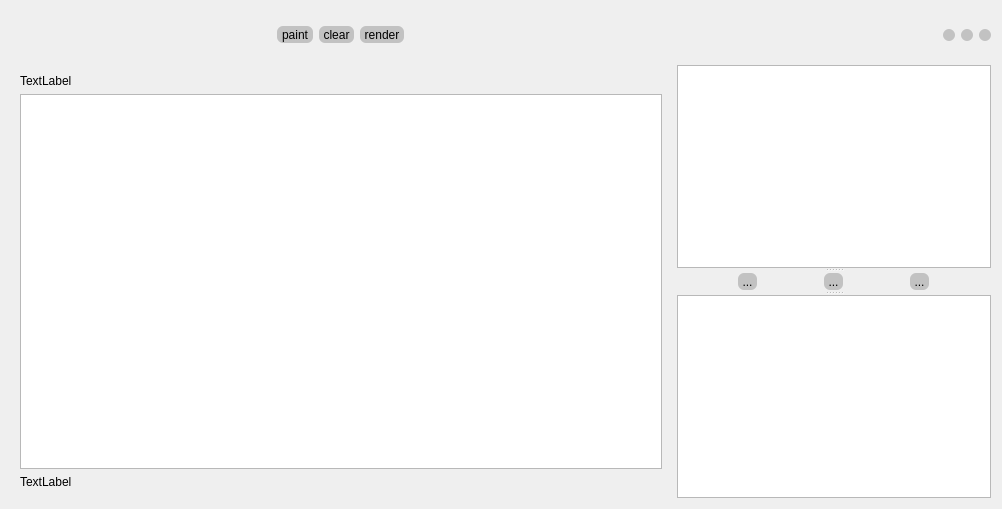
<?xml version="1.0" encoding="UTF-8"?>
<ui version="4.0">
 <class>Dialog</class>
 <widget class="QDialog" name="Dialog">
  <property name="geometry">
   <rect>
    <x>0</x>
    <y>0</y>
    <width>1002</width>
    <height>509</height>
   </rect>
  </property>
  <property name="windowTitle">
   <string>Dialog</string>
  </property>
  <property name="styleSheet">
   <string notr="true">QToolButton{background-color:#c2c2c2;border-radius:6px}
QToolButton:hover {background-color:#cb4042;border-radius:6px;}
QToolButton:pressed {background-color:#ab3b3a;border-radius:6px;}</string>
  </property>
  <layout class="QGridLayout" name="gridLayout">
   <item row="1" column="0" colspan="5">
    <widget class="QWidget" name="widget" native="true">
     <layout class="QGridLayout" name="gridLayout_2">
      <item row="0" column="0">
       <layout class="QVBoxLayout" name="VL">
        <item>
         <widget class="QLabel" name="labViewSize">
          <property name="text">
           <string>TextLabel</string>
          </property>
         </widget>
        </item>
        <item>
         <widget class="View" name="view"/>
        </item>
        <item>
         <widget class="QLabel" name="labSceneRect">
          <property name="text">
           <string>TextLabel</string>
          </property>
         </widget>
        </item>
       </layout>
      </item>
     </layout>
    </widget>
   </item>
   <item row="0" column="7">
    <widget class="QPushButton" name="adjSizeBtn">
     <property name="minimumSize">
      <size>
       <width>12</width>
       <height>12</height>
      </size>
     </property>
     <property name="maximumSize">
      <size>
       <width>12</width>
       <height>12</height>
      </size>
     </property>
     <property name="styleSheet">
      <string notr="true">QPushButton{background-color:#c2c2c2;border-radius:6px}
QPushButton:hover {background-color:#227d51;border-radius:6px;}
QPushButton:pressed {background-color:#2d6d4f;border-radius:6px;}</string>
     </property>
     <property name="text">
      <string/>
     </property>
    </widget>
   </item>
   <item row="0" column="5">
    <spacer name="horizontalSpacer">
     <property name="orientation">
      <enum>Qt::Horizontal</enum>
     </property>
     <property name="sizeHint" stdset="0">
      <size>
       <width>219</width>
       <height>20</height>
      </size>
     </property>
    </spacer>
   </item>
   <item row="1" column="5" colspan="4">
    <widget class="QSplitter" name="splitter">
     <property name="orientation">
      <enum>Qt::Vertical</enum>
     </property>
     <widget class="QListWidget" name="listWidget"/>
     <widget class="QWidget" name="layoutWidget">
      <layout class="QHBoxLayout" name="horizontalLayout">
       <item>
        <widget class="QToolButton" name="toolButton_6">
         <property name="text">
          <string>...</string>
         </property>
        </widget>
       </item>
       <item>
        <widget class="QToolButton" name="toolButton_4">
         <property name="text">
          <string>...</string>
         </property>
        </widget>
       </item>
       <item>
        <widget class="QToolButton" name="toolButton_5">
         <property name="text">
          <string>...</string>
         </property>
        </widget>
       </item>
      </layout>
     </widget>
     <widget class="QListView" name="listView"/>
    </widget>
   </item>
   <item row="0" column="0">
    <spacer name="horizontalSpacer_2">
     <property name="orientation">
      <enum>Qt::Horizontal</enum>
     </property>
     <property name="sizeHint" stdset="0">
      <size>
       <width>219</width>
       <height>20</height>
      </size>
     </property>
    </spacer>
   </item>
   <item row="0" column="1">
    <widget class="QToolButton" name="toolButtonDraw">
     <property name="text">
      <string>paint</string>
     </property>
    </widget>
   </item>
   <item row="0" column="6">
    <widget class="QPushButton" name="minimumBtn">
     <property name="sizePolicy">
      <sizepolicy hsizetype="Minimum" vsizetype="Fixed">
       <horstretch>0</horstretch>
       <verstretch>0</verstretch>
      </sizepolicy>
     </property>
     <property name="minimumSize">
      <size>
       <width>12</width>
       <height>12</height>
      </size>
     </property>
     <property name="maximumSize">
      <size>
       <width>12</width>
       <height>12</height>
      </size>
     </property>
     <property name="styleSheet">
      <string notr="true">QPushButton{background-color:#c2c2c2;border-radius:6px}
QPushButton:hover {background-color:#f9bf45;border-radius:6px;}
QPushButton:pressed {background-color:#ffb11b;border-radius:6px;}</string>
     </property>
     <property name="text">
      <string/>
     </property>
    </widget>
   </item>
   <item row="0" column="2">
    <widget class="QToolButton" name="toolButtonClear">
     <property name="text">
      <string>clear</string>
     </property>
    </widget>
   </item>
   <item row="0" column="4">
    <spacer name="horizontalSpacer_3">
     <property name="orientation">
      <enum>Qt::Horizontal</enum>
     </property>
     <property name="sizeHint" stdset="0">
      <size>
       <width>245</width>
       <height>48</height>
      </size>
     </property>
    </spacer>
   </item>
   <item row="0" column="8">
    <widget class="QPushButton" name="closeBtn">
     <property name="sizePolicy">
      <sizepolicy hsizetype="Preferred" vsizetype="Fixed">
       <horstretch>0</horstretch>
       <verstretch>0</verstretch>
      </sizepolicy>
     </property>
     <property name="minimumSize">
      <size>
       <width>12</width>
       <height>12</height>
      </size>
     </property>
     <property name="maximumSize">
      <size>
       <width>12</width>
       <height>12</height>
      </size>
     </property>
     <property name="styleSheet">
      <string notr="true">QPushButton{background-color:#c2c2c2;border-radius:6px}
QPushButton:hover {background-color:#cb4042;border-radius:6px;}
QPushButton:pressed {background-color:#ab3b3a;border-radius:6px;}</string>
     </property>
     <property name="text">
      <string/>
     </property>
    </widget>
   </item>
   <item row="0" column="3">
    <widget class="QToolButton" name="toolButtonRender">
     <property name="text">
      <string>render</string>
     </property>
    </widget>
   </item>
  </layout>
  <action name="actiondraw">
   <property name="text">
    <string>draw</string>
   </property>
  </action>
 </widget>
 <customwidgets>
  <customwidget>
   <class>View</class>
   <extends>QGraphicsView</extends>
   <header location="global">graph.h</header>
  </customwidget>
 </customwidgets>
 <resources/>
 <connections/>
</ui>
